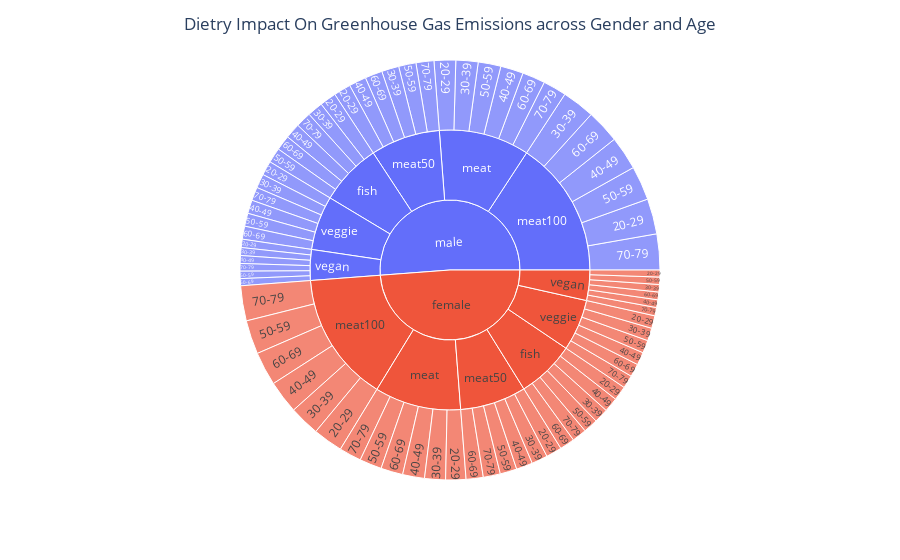

This figure's notebook cell:
### Code cell
fig = px.sunburst(grouped_data, path=['sex', 'diet_group', 'age_group'], values='mean_ghgs')
fig.update_layout(title='Dietry Impact On Greenhouse Gas Emissions across Gender and Age', title_x=0.5)
fig.show()

### Figure 1 — Plotly figure (JSON) as saved in the notebook; plotly's stock layout.template omitted (floating-point values rounded to 4 significant figures)
{"data": [{"branchvalues": "total", "domain": {"x": [0, 1], "y": [0, 1]}, "hovertemplate": "labels=%{label}<br>mean_ghgs=%{value}<br>parent=%{parent}<br>id=%{id}<extra></extra>", "ids": ["female/fish/20-29", "male/fish/20-29", "female/meat/20-29", "male/meat/20-29", "female/meat100/20-29", "male/meat100/20-29", "female/meat50/20-29", "male/meat50/20-29", "female/vegan/20-29", "male/vegan/20-29", "female/veggie/20-29", "male/veggie/20-29", "female/fish/30-39", "male/fish/30-39", "female/meat/30-39", "male/meat/30-39", "female/meat100/30-39", "male/meat100/30-39", "female/meat50/30-39", "male/meat50/30-39", "female/vegan/30-39", "male/vegan/30-39", "female/veggie/30-39", "male/veggie/30-39", "female/fish/40-49", "male/fish/40-49", "female/meat/40-49", "male/meat/40-49", "female/meat100/40-49", "male/meat100/40-49", "female/meat50/40-49", "male/meat50/40-49", "female/vegan/40-49", "male/vegan/40-49", "female/veggie/40-49", "male/veggie/40-49", "female/fish/50-59", "male/fish/50-59", "female/meat/50-59", "male/meat/50-59", "female/meat100/50-59", "male/meat100/50-59", "female/meat50/50-59", "male/meat50/50-59", "female/vegan/50-59", "male/vegan/50-59", "female/veggie/50-59", "male/veggie/50-59", "female/fish/60-69", "male/fish/60-69", "female/meat/60-69", "male/meat/60-69", "female/meat100/60-69", "male/meat100/60-69", "female/meat50/60-69", "male/meat50/60-69", "female/vegan/60-69", "male/vegan/60-69", "female/veggie/60-69", "male/veggie/60-69", "female/fish/70-79", "male/fish/70-79", "female/meat/70-79", "male/meat/70-79", "female/meat100/70-79", "male/meat100/70-79", "female/meat50/70-79", "male/meat50/70-79", "female/vegan/70-79", "male/vegan/70-79", "female/veggie/70-79", "male/veggie/70-79", "female/fish", "male/fish", "female/meat", "male/meat", "female/meat100", "male/meat100", "female/meat50", "male/meat50", "female/vegan", "male/vegan", "female/veggie", "male/veggie", "female", "male"], "labels": ["20-29", "20-29", "20-29", "20-29", "20-29", "20-29", "20-29", "20-29", "20-29", "20-29", "20-29", "20-29", "30-39", "30-39", "30-39", "30-39", "30-39", "30-39", "30-39", "30-39", "30-39", "30-39", "30-39", "30-39", "40-49", "40-49", "40-49", "40-49", "40-49", "40-49", "40-49", "40-49", "40-49", "40-49", "40-49", "40-49", "50-59", "50-59", "50-59", "50-59", "50-59", "50-59", "50-59", "50-59", "50-59", "50-59", "50-59", "50-59", "60-69", "60-69", "60-69", "60-69", "60-69", "60-69", "60-69", "60-69", "60-69", "60-69", "60-69", "60-69", "70-79", "70-79", "70-79", "70-79", "70-79", "70-79", "70-79", "70-79", "70-79", "70-79", "70-79", "70-79", "fish", "fish", "meat", "meat", "meat100", "meat100", "meat50", "meat50", "vegan", "vegan", "veggie", "veggie", "female", "male"], "name": "", "parents": ["female/fish", "male/fish", "female/meat", "male/meat", "female/meat100", "male/meat100", "female/meat50", "male/meat50", "female/vegan", "male/vegan", "female/veggie", "male/veggie", "female/fish", "male/fish", "female/meat", "male/meat", "female/meat100", "male/meat100", "female/meat50", "male/meat50", "female/vegan", "male/vegan", "female/veggie", "male/veggie", "female/fish", "male/fish", "female/meat", "male/meat", "female/meat100", "male/meat100", "female/meat50", "male/meat50", "female/vegan", "male/vegan", "female/veggie", "male/veggie", "female/fish", "male/fish", "female/meat", "male/meat", "female/meat100", "male/meat100", "female/meat50", "male/meat50", "female/vegan", "male/vegan", "female/veggie", "male/veggie", "female/fish", "male/fish", "female/meat", "male/meat", "female/meat100", "male/meat100", "female/meat50", "male/meat50", "female/vegan", "male/vegan", "female/veggie", "male/veggie", "female/fish", "male/fish", "female/meat", "male/meat", "female/meat100", "male/meat100", "female/meat50", "male/meat50", "female/vegan", "male/vegan", "female/veggie", "male/veggie", "female", "male", "female", "male", "female", "male", "female", "male", "female", "male", "female", "male", "", ""], "type": "sunburst", "values": [4.903, 5.66, 6.913, 7.387, 10.19, 12.1, 5.386, 5.843, 2.383, 2.843, 4.32, 4.9, 4.943, 5.327, 7.136, 7.595, 10.42, 11.18, 5.489, 5.923, 2.54, 2.698, 4.368, 4.808, 4.927, 5.202, 7.484, 7.782, 11.24, 11.49, 5.605, 5.899, 2.658, 2.694, 4.387, 4.61, 4.944, 5.142, 7.586, 7.753, 11.57, 11.68, 5.744, 5.933, 2.52, 2.525, 4.37, 4.455, 5.104, 5.154, 7.541, 7.836, 11.52, 11.45, 5.862, 5.922, 2.634, 2.427, 4.472, 4.445, 4.991, 5.304, 7.611, 8.024, 11.99, 12.26, 5.836, 6.126, 2.84, 2.588, 4.473, 4.612, 29.81, 31.79, 44.27, 46.38, 66.94, 70.17, 33.92, 35.65, 15.58, 15.78, 26.39, 27.83, 216.9, 227.6]}], "layout": {"legend": {"tracegroupgap": 0}, "margin": {"t": 60}, "title": {"text": "Dietry Impact On Greenhouse Gas Emissions across Gender and Age", "x": 0.5}}}
